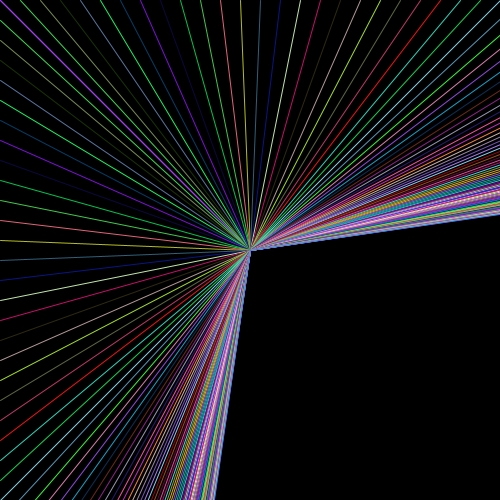
Frame 1 (no input)
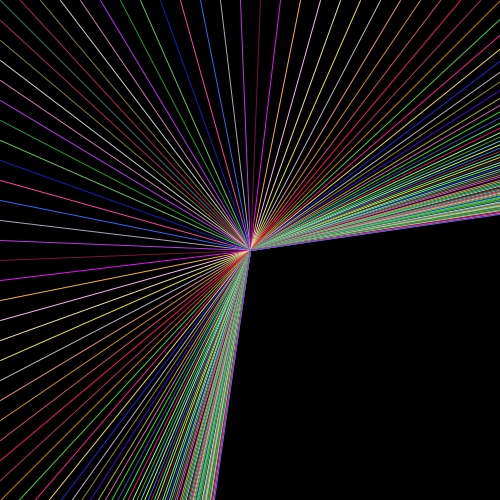
Frame 60 (the mouse pressed at the canvas centre just before this capture)
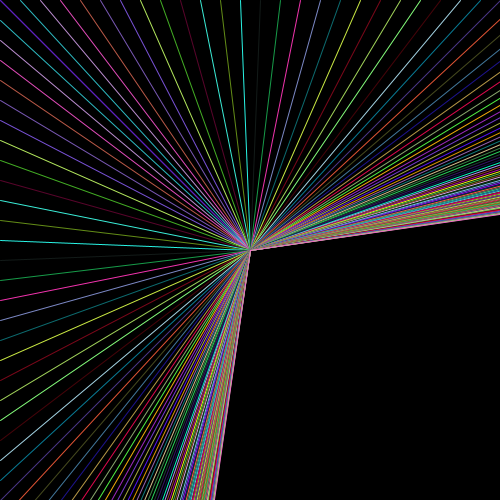
Frame 120 (the mouse held since frame 60 and released just before this capture)

The Processing sketch that drew these frames (run headless with seeded random() and noise(); from frame 60 on, the mouse is pressed at the canvas centre):

// Processing sketch: processing_156807
// ── processing_156807.pde

void setup(){
  size(500, 500);
}

void draw(){
  background(0);
  for(int a = 0; a < 100; a++){
    stroke(random(255),random(255),random(255));
    line(250, 250, a*20, 0);
    line(250, 250, 0, a*20);
  }
}
